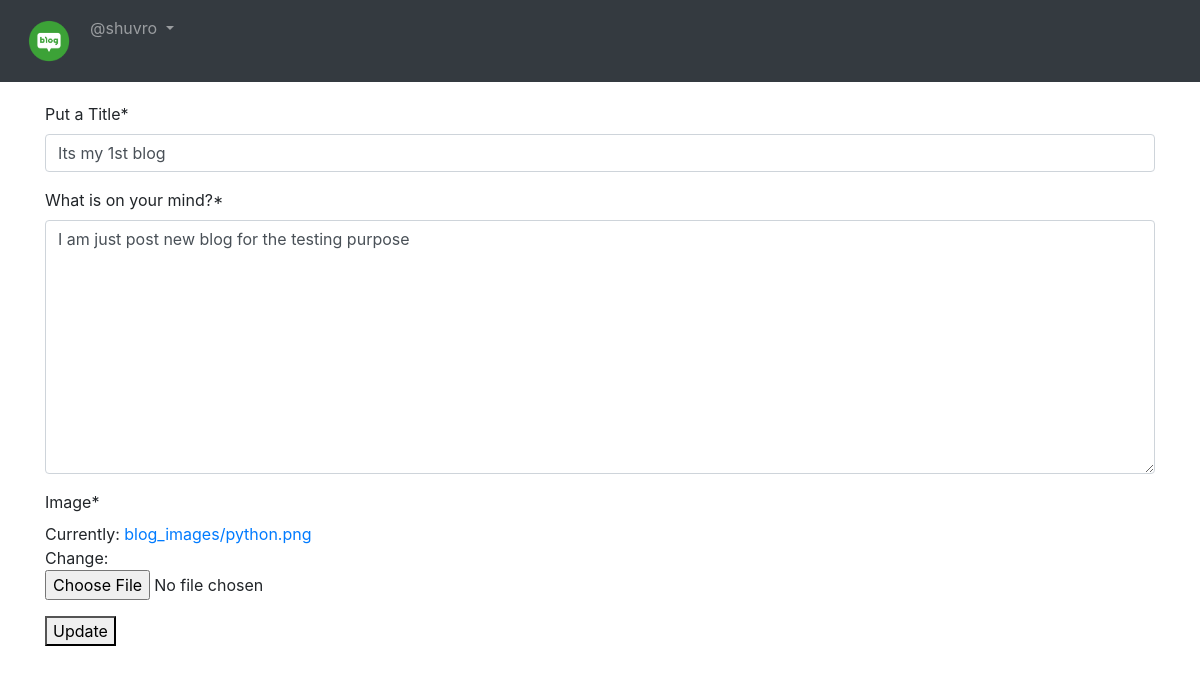
The app's page /edit/1/ (signed in) with its own data.
### App_Blog/models.py (models this page shows, shortened)
class Blog(models.Model):
    author = models.ForeignKey(User, on_delete=models.CASCADE, related_name='post_author')
    blog_title = models.CharField(max_length=264, verbose_name="Put a Title")
    slug = models.SlugField(max_length=264, unique=True)
    blog_content = models.TextField(verbose_name="What is on your mind?")
    blog_image = models.ImageField(upload_to='blog_images', verbose_name="Image")
    publish_date = models.DateTimeField(auto_now_add=True)
    update_date = models.DateTimeField(auto_now=True)
    class Meta:
        ordering = ['-publish_date', ]

### App_Blog/views.py (the view, shortened to what this page needs)
# urls.py: path('edit/<pk>/', views.UpdateBlog.as_view(), name='edit_blog'),
class UpdateBlog(LoginRequiredMixin, UpdateView):
    model = Blog
    fields = ('blog_title', 'blog_content', 'blog_image')
    template_name = 'App_Blog/edit_blog.html'

### templates/App_Blog/edit_blog.html (shortened to what this page needs)
{% extends 'base.html' %}
{% load crispy_forms_tags %}
{% block body_block %}
{% if blog.author == user %}
<form method="POST">
{{form|crispy}}
<button type="submit" name="button">Update</button>
{% else %}
<p>Your are not allowed to view this page. 404</p>
</form>
{% endif %}
{% endblock %}

### templates/base.html (shortened to what this page needs)
<!DOCTYPE html>
{% load static %}
<html lang="en" dir="ltr">
<head>
  <link rel="stylesheet" href="https://maxcdn.bootstrapcdn.com/bootstrap/4.4.1/css/bootstrap.min.css">
  <link href="https://maxcdn.bootstrapcdn.com/font-awesome/4.7.0/css/font-awesome.min.css" rel="stylesheet">
</head>
<body>
  <nav class="navbar navbar-expand-sm bg-dark navbar-dark">
    <ul class="navbar-nav">
      <li class="nav-item active">
        <a class="nav-link" href="#"><img src="{% static '/media/logo.png' %}" width="50px"></a>
      </li>
      {% if user.is_authenticated %}
      <div class="nav-item dropdown">
        <a class="nav-link dropdown-toggle" href="#" id="navbardrop" data-toggle="dropdown">
          @{{user.username}}
        </a>
      </div>
      {% endif %}
    </ul>
  </nav>
  <div class="container" style="padding-top:20px">
    {% block body_block %}
    {% endblock %}
  </div>
</body>
</html>

### records on screen
Blog: blog_title "Its my 1st blog", blog_content "I am just post new blog for the testing purpose"

### other values on screen
{{ user.username }} "shuvro"
